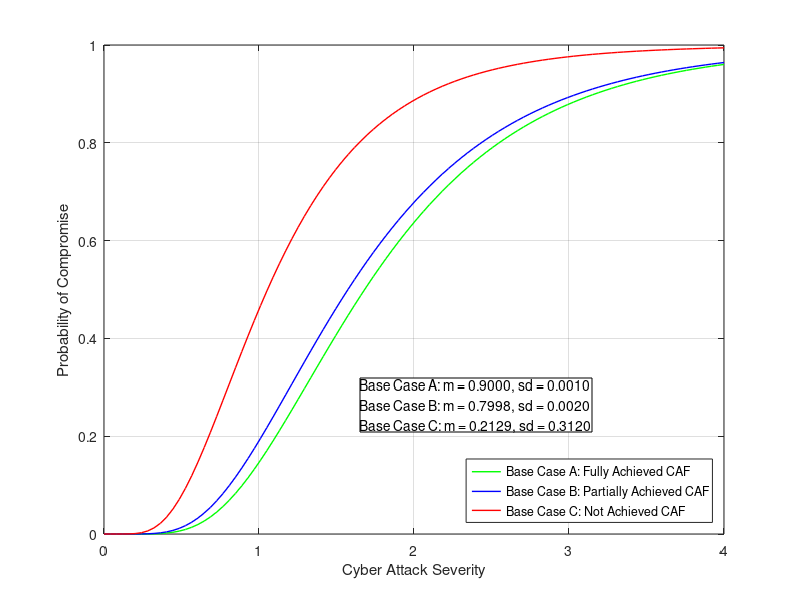

The MATLAB script that drew this image:
% Adam Lewis 3rd Year Individual Project

% MATLAB script to generate fragility curves using
% Log Normal Cumulative Distribution Function from mean
% and standard deviation ontained from discrete model

m_norm_A = 1.9000;    % Company A(high resilience) Normalised & scaled mean
s_norm_A = 0.9990;    % Company A(high resilience) Normalised std deviation
m_norm_B = 1.7998;    % Company B(moderate resilience) Normalised & scaled mean
s_norm_B = 0.9980;    % Company B(moderate resilience) Normalised std deviation
m_norm_C = 1.2129;    % Company C(low resilience) Normalised & scaled mean
s_norm_C = 0.6880;    % Company C(low resilience) Normalised std deviation

% Convert mean and std to beta/theta for companies A, B and C
beta_A = sqrt(log(1 + (s_norm_A/m_norm_A)^2));
theta_A = m_norm_A * exp(-0.5 * beta_A^2);
beta_B = sqrt(log(1 + (s_norm_B/m_norm_B)^2));
theta_B = m_norm_B * exp(-0.5 * beta_B^2);
beta_C = sqrt(log(1 + (s_norm_C/m_norm_C)^2));
theta_C = m_norm_C * exp(-0.5 * beta_C^2);

% Define intensity measure X
x = linspace(0, 4, 100); 

% Use normcdf to generate fragility curves
P_CompanyA = normcdf((log(x / theta_A)) / beta_A);
P_CompanyB = normcdf((log(x / theta_B)) / beta_B);
P_CompanyC = normcdf((log(x / theta_C)) / beta_C);

% Plot fragility Curve
figure;
plot(x, P_CompanyA, 'g-', 'LineWidth', 1); hold on; 
plot(x, P_CompanyB, 'b-', 'LineWidth', 1);         
plot(x, P_CompanyC, 'r-', 'LineWidth', 1);          
xlabel('Cyber Attack Severity');
ylabel('Probability of Compromise');
set(gcf, 'Color', 'white');

% Main legend -
legend({ 'Base Case A: Fully Achieved CAF', ...
         'Base Case B: Partially Achieved CAF', ...
         'Base Case C: Not Achieved CAF' }, ...
         'Location', 'southeast');

% Text box for mean and SD inputs
annotation_str = {...
    sprintf('Base Case A: m = %.4f, sd = %.4f', m_norm_A-1, 1-s_norm_A), ...
    sprintf('Base Case B: m = %.4f, sd = %.4f', m_norm_B-1, 1-s_norm_B), ...
    sprintf('Base Case C: m = %.4f, sd = %.4f', m_norm_C-1, 1-s_norm_C)};
annotation('textbox', [0.45, 0.28, 0.3, 0.15], 'String', annotation_str,...
           'FitBoxToText', 'on', 'EdgeColor', 'black', ...
           'BackgroundColor', 'white');
grid on;
hold off;

% Uncomment to save plot to local drive
% exportgraphics(gcf, 'baseCases.png', 'Resolution', 300);
